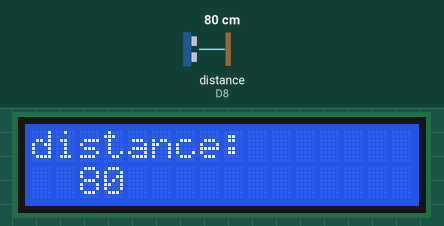
Simulated run of this sketch. Board: ESP8266 (NodeMCU). Shown: 16×2 character LCD. Wiring (inferred from the names in the program): ultrasonic range finder: trigger D7; echo D8. The inputs (shaded band) are chosen by the test bench; at power-on: distance to the obstacle (sensor on D8) 80 cm. The echo pulse lasts 58.3 µs per cm; what the sketch prints to the serial monitor is not drawn.

Above: at 1.2 s.
1.3 s: distance to the obstacle (sensor on D8) set to 2 cm
At 2.5 s:
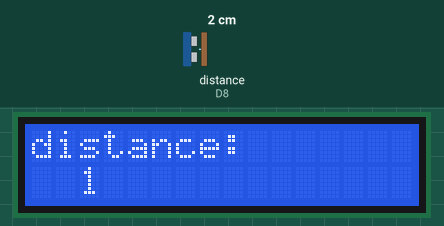
3.6 s: distance to the obstacle (sensor on D8) set to 4 cm
At 5.2 s:
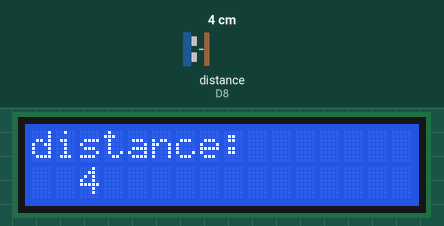
5.6 s: distance to the obstacle (sensor on D8) set to 9 cm
At 6.8 s:
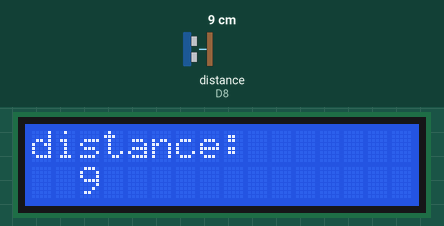
Timing chart, 0 to 8.6 s (numbered marks = the images above; inputs shaded):
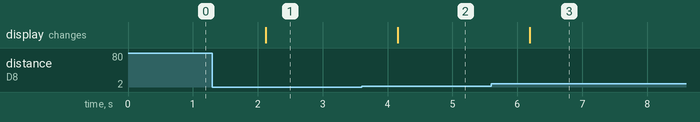

The sketch:

pr_distance.ino
```cpp
#include <LiquidCrystal_I2C.h>
#define trig D7
#define echo D8

LiquidCrystal_I2C lcd(0x27, 16, 2);

void setup() {
  lcd.init(); // initialize the lcd
  lcd.backlight();
  // put your setup code here, to run once:
  Serial.begin(9600);
  pinMode(trig,OUTPUT);
  pinMode(echo,INPUT);
}

void loop() {
  // put your main code here, to run repeatedly:
  long duration,distance;
  digitalWrite(trig,HIGH);
  delayMicroseconds(1000);
  digitalWrite(trig,LOW);
  duration = pulseIn(echo,HIGH);
  distance = (duration/2)/29.1;
  Serial.print(distance);
  lcd.clear();
  lcd.setCursor(0, 0);
  lcd.print("distance: ");
  lcd.setCursor(2, 1);
  lcd.print(distance);
//  Serial.print(",");
  Serial.println("CM");
  delay(1000);
}
```

Measured:
- after the input at 1.3 s, the display: changes after 0.82 s (image 1)
- after the input at 3.6 s, the display: changes after 0.56 s (image 2)
- after the input at 5.6 s, the display: changes after 0.59 s (image 3)
